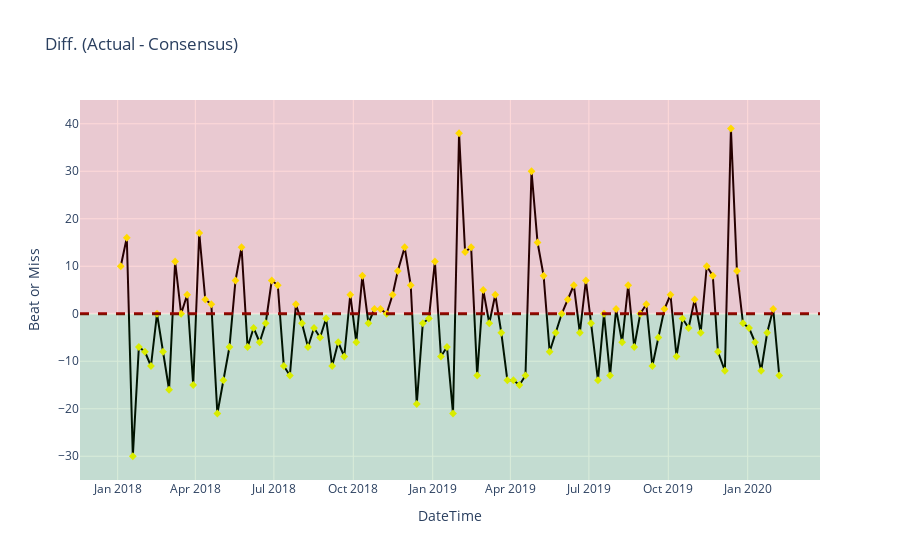

This figure's notebook cell:
### Markdown cell above
This indicator shouldn't be taken lightly as it can be identified rather quickly how Initial Jobless Claims indicator seems to sound the alarm before economic declines. <br />
In this 2-year sample it can be quickly noticed that the biggest difference and greater miss from estimates was in Dic 2019. <br />
On Thursday's report, official data showed that 39,000 more americans than expected, filed for unemployment insurance for the *first time* during the previous week. <br />

Just a few months later, Covid crisis made itself clear for the American economy and sooner or later, for the rest of the world.

### Code cell
vs.plotly_graph1(data_raw['DateTime'], data_raw['Diff'], data_raw.columns[4], data_raw.columns[0], "Beat or Miss", 'Diff. (Actual - Consensus)')

### Figure 1 — Plotly figure (JSON) as saved in the notebook; plotly's stock layout.template omitted (floating-point values rounded to 4 significant figures)
{"data": [{"line": {"color": "black"}, "marker": {"color": "yellow", "symbol": 2}, "mode": "lines+markers", "name": "Diff", "type": "scatter", "x": ["2020-02-06T13:30:00", "2020-01-30T13:30:00", "2020-01-23T13:30:00", "2020-01-16T13:30:00", "2020-01-09T13:30:00", "2020-01-02T13:30:00", "2019-12-26T13:30:00", "2019-12-19T13:30:00", "2019-12-12T13:30:00", "2019-12-05T13:30:00", "2019-11-27T13:30:00", "2019-11-21T13:30:00", "2019-11-14T13:30:00", "2019-11-07T13:30:00", "2019-10-31T12:30:00", "2019-10-24T12:30:00", "2019-10-17T12:30:00", "2019-10-10T12:30:00", "2019-10-03T12:30:00", "2019-09-26T12:30:00", "2019-09-19T12:30:00", "2019-09-12T12:30:00", "2019-09-05T12:30:00", "2019-08-29T12:30:00", "2019-08-22T12:30:00", "2019-08-15T12:30:00", "2019-08-08T12:30:00", "2019-08-01T12:30:00", "2019-07-25T12:30:00", "2019-07-18T12:30:00", "2019-07-11T12:30:00", "2019-07-03T12:30:00", "2019-06-27T12:30:00", "2019-06-20T12:30:00", "2019-06-13T12:30:00", "2019-06-06T12:30:00", "2019-05-30T12:30:00", "2019-05-23T12:30:00", "2019-05-16T12:30:00", "2019-05-09T12:30:00", "2019-05-02T12:30:00", "2019-04-25T12:30:00", "2019-04-18T12:30:00", "2019-04-11T12:30:00", "2019-04-04T12:30:00", "2019-03-28T12:30:00", "2019-03-21T12:30:00", "2019-03-14T12:30:00", "2019-03-07T13:30:00", "2019-02-28T13:30:00", "2019-02-21T13:30:00", "2019-02-14T13:30:00", "2019-02-07T13:30:00", "2019-01-31T13:30:00", "2019-01-24T13:30:00", "2019-01-17T13:30:00", "2019-01-10T13:30:00", "2019-01-03T13:30:00", "2018-12-27T13:30:00", "2018-12-20T13:30:00", "2018-12-13T13:30:00", "2018-12-06T13:30:00", "2018-11-29T13:30:00", "2018-11-21T13:30:00", "2018-11-15T13:30:00", "2018-11-08T13:30:00", "2018-11-01T12:30:00", "2018-10-25T12:30:00", "2018-10-18T12:30:00", "2018-10-11T12:30:00", "2018-10-04T12:30:00", "2018-09-27T12:30:00", "2018-09-20T12:30:00", "2018-09-13T12:30:00", "2018-09-06T12:30:00", "2018-08-30T12:30:00", "2018-08-23T12:30:00", "2018-08-16T12:30:00", "2018-08-09T12:30:00", "2018-08-02T12:30:00", "2018-07-26T12:30:00", "2018-07-19T12:30:00", "2018-07-12T12:30:00", "2018-07-05T12:30:00", "2018-06-28T12:30:00", "2018-06-21T12:30:00", "2018-06-14T12:30:00", "2018-06-07T12:30:00", "2018-05-31T12:30:00", "2018-05-24T12:30:00", "2018-05-17T12:30:00", "2018-05-10T12:30:00", "2018-05-03T12:30:00", "2018-04-26T12:30:00", "2018-04-19T12:30:00", "2018-04-12T12:30:00", "2018-04-05T12:30:00", "2018-03-29T12:30:00", "2018-03-22T12:30:00", "2018-03-15T12:30:00", "2018-03-08T13:30:00", "2018-03-01T13:30:00", "2018-02-22T13:30:00", "2018-02-15T13:30:00", "2018-02-08T13:30:00", "2018-02-01T13:30:00", "2018-01-25T13:30:00", "2018-01-18T13:30:00", "2018-01-11T13:30:00", "2018-01-04T13:30:00"], "y": [-13, 1, -4, -12, -6, -3, -2, 9, 39, -12, -8, 8, 10, -4, 3, -3, -1, -9, 4, 1, -5, -11, 2, 0, -7, 6, -6, 1, -13, 0, -14, -2, 7, -4, 6, 3, 0, -4, -8, 8, 15, 30, -13, -15, -14, -14, -4, 4, -2, 5, -13, 14, 13, 38, -21, -7, -9, 11, -1, -2, -19, 6, 14, 9, 4, 0, 1, 1, -2, 8, -6, 4, -9, -6, -11, -1, -5, -3, -7, -2, 2, -13, -11, 6, 7, -2, -6, -3, -7, 14, 7, -7, -14, -21, 2, 3, 17, -15, 4, 0, 11, -16, -8, 0, -11, -8, -7, -30, 16, 10]}], "layout": {"shapes": [{"line": {"color": "darkred", "dash": "dash", "width": 3}, "type": "line", "x0": 0, "x1": 1, "xref": "x domain", "y0": 0, "y1": 0, "yref": "y"}, {"fillcolor": "red", "line": {"width": 0}, "opacity": 0.15, "type": "rect", "x0": 0, "x1": 1, "xref": "x domain", "y0": 0, "y1": 45, "yref": "y"}, {"fillcolor": "green", "line": {"width": 0}, "opacity": 0.15, "type": "rect", "x0": 0, "x1": 1, "xref": "x domain", "y0": 0, "y1": -35, "yref": "y"}], "title": {"text": "Diff. (Actual - Consensus)"}, "xaxis": {"showspikes": true, "title": {"text": "DateTime"}}, "yaxis": {"showspikes": true, "title": {"text": "Beat or Miss"}}}}
